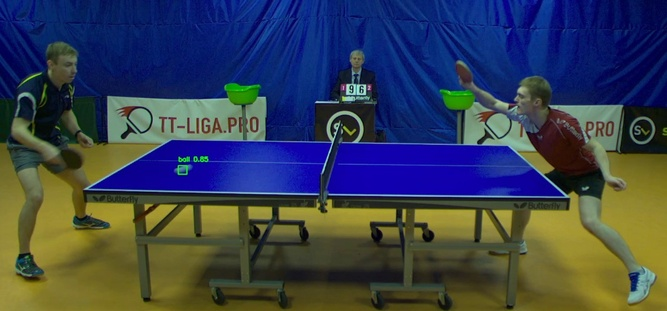
#> input picture latex/5.4.jpg, 667 x 311 px, shrunk from 1280 x 597 before the run, given in place of i3.jpeg, which was not available
$ python straightlineintersection.py
#> lines starting #> are read from the running program, lines starting #| are printed output that depends on the picture; after the words box and inside, x2 and y2 are one past the last pixel; in counts of white or black regions, pixels touching at a corner belong together; pictures that were not available may be replaced by others from this repository, and a replacement may not be noted
### testscripts/helper.py
import cv2
import numpy as np

def plotpoints(image_path, points, point_color=(0, 0, 255), radius=5):
    # Load the image
    image = cv2.imread(image_path)
    if image is None:
        print(f"Could not load image: {image_path}")
        return

    # Plot each point
    for (x, y) in points:
        cv2.circle(image, (int(x), int(y)), radius, point_color, -1)
        cv2.putText(image, f"({x},{y})", (int(x)+8, int(y)-8),
                    cv2.FONT_HERSHEY_SIMPLEX, 0.5, (255, 0, 0), 1)

    # Show the image
    cv2.imshow("Image with Points", image)
    cv2.waitKey(0)
    cv2.destroyAllWindows()

# Example usage:
# image_path = "assets/demo/frame_0133.jpg"
# points = [(100, 150), (200, 250), (300, 350)]  # Replace with your points
# plotpoints(image_path, points)

### testscripts/straightlineintersection.py
import cv2
import numpy as np
from constants import Constants
from helper import plotpoints

def line_to_params(x1, y1, x2, y2):
    A = y2 - y1
    B = x1 - x2
    C = A*x1 + B*y1
    return A, B, C

def compute_intersection(line1, line2):
    A1, B1, C1 = line_to_params(*line1)
    A2, B2, C2 = line_to_params(*line2)
    determinant = A1*B2 - A2*B1
    if determinant == 0:
        return None
    x = (B2*C1 - B1*C2) / determinant
    y = (A1*C2 - A2*C1) / determinant
    return int(round(x)), int(round(y))

def is_point_on_segment(x, y, x1, y1, x2, y2, tol=2):
    min_x, max_x = min(x1, x2) - tol, max(x1, x2) + tol
    min_y, max_y = min(y1, y2) - tol, max(y1, y2) + tol
    return min_x <= x <= max_x and min_y <= y <= max_y

def get_line_segments(img_path):
#> called with img_path = 'assets/masked/i3.jpeg'
    img = cv2.imread(img_path, cv2.IMREAD_GRAYSCALE)
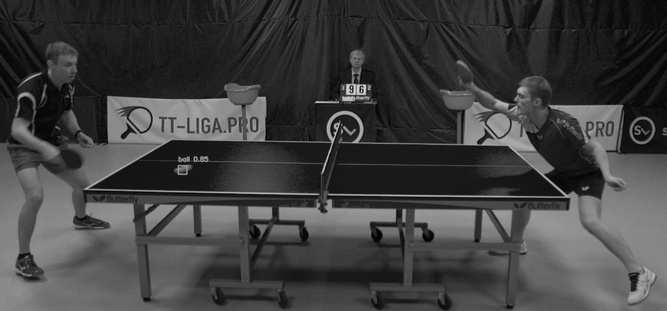
#> img: shape (311, 667); min 0, max 221, mean 64.1
    lines = cv2.HoughLinesP(img, 1, np.pi/180, threshold=80, minLineLength=50, maxLineGap=10)
#> lines = 362 rows, first 6: [18, 0, 515, 310], [46, 0, 666, 238], [0, 269, 666, 0], [0, 58, 666, 288], [0, 126, 642, 310], [0, 40, 666, 75]
    return [line[0] for line in lines] if lines is not None else []

def filter_points_by_distance(points, min_dist):
    filtered = []
    for pt in points:
        if all(np.hypot(pt[0] - fp[0], pt[1] - fp[1]) >= min_dist for fp in filtered):
            filtered.append(pt)
    return filtered

def find_intersections(img_path, min_dist=20):
    lines = get_line_segments(img_path)
#> lines = 362 items, first 6: [18, 0, 515, 310], [46, 0, 666, 238], [0, 269, 666, 0], [0, 58, 666, 288], [0, 126, 642, 310], [0, 40, 666, 75]
    points = []
    n = len(lines)
#> n = 362
    for i in range(n):
        for j in range(i+1, n):
            l1 = lines[i]
            l2 = lines[j]
            pt = compute_intersection(l1, l2)
            if pt is not None:
                x, y = pt
                if is_point_on_segment(x, y, *l1) and is_point_on_segment(x, y, *l2):
                    points.append(pt)
    # Now filter points by minimum distance
    points = filter_points_by_distance(points, min_dist)
#> the loop in filter_points_by_distance, `for pt in points:` made 2709 passes
#> pt on passes 1 to 3: (273, 159), (249, 144), (407, 243)
    return points

def draw_points_on_mask(img_path, points, radius=5):
#> called with img_path = 'assets/masked/i3.jpeg', radius = 5
    img = cv2.imread(img_path, cv2.IMREAD_GRAYSCALE)
    mask = np.zeros_like(img)
    for (x, y) in points:
        cv2.circle(mask, (x, y), radius, 255, thickness=-1)
#> this loop made 93 passes
#> (x, y) on passes 1 to 12: (273, 159), (407, 243), (90, 45), (501, 301), (215, 123), (300, 176), (54, 22), (366, 217), (118, 62), (243, 140), (152, 84), (445, 266)
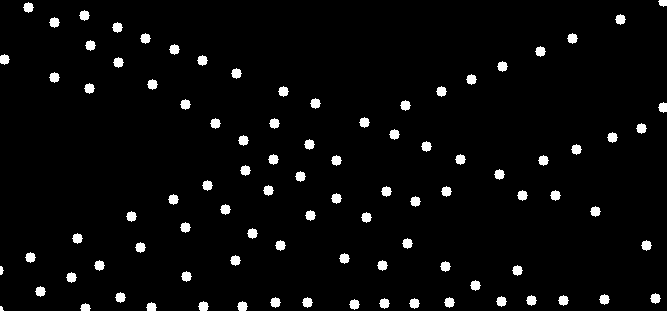
#> mask: shape (311, 667); 3.5% white; 93 white regions (1 under 20 px), largest, box (x1, y1, x2, y2) and area: (23, 2, 34, 13) 81, (79, 10, 90, 21) 81, (615, 14, 626, 25) 81
    return mask


# Usage
img_path = Constants.IMAGE1_PATH   # Use your mask image filename here
min_distance = 30         # Minimum distance between points in pixels (adjustable)
intersections = find_intersections(img_path, min_dist=min_distance)
mask = draw_points_on_mask(img_path, intersections)
cv2.imwrite('intersections_mask_filtered.jpeg', mask)
plotpoints(img_path, list(intersections))
#> in plotpoints, image is the input picture: shape (311, 667, 3); mean B, G, R 80.4, 64.8, 56.6
#> the loop in plotpoints, `for (x, y) in points:` made 93 passes
#> after the loop in plotpoints, `for (x, y) in points:`:
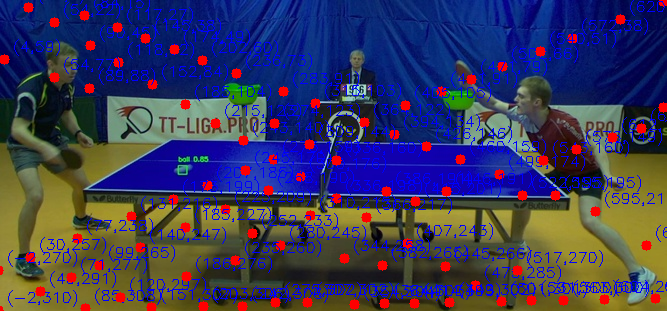
#> image: shape (311, 667, 3); 10.31% of pixels changed, all inside (x1, y1, x2, y2) = (0, 0, 667, 311)
print(f"Found {len(intersections)} intersection points (with minimum distance={min_distance}px). Mask saved as 'intersections_mask_filtered.jpeg'")
#| Found 93 intersection points (with minimum distance=30px). Mask saved as 'intersections_mask_filtered.jpeg'
